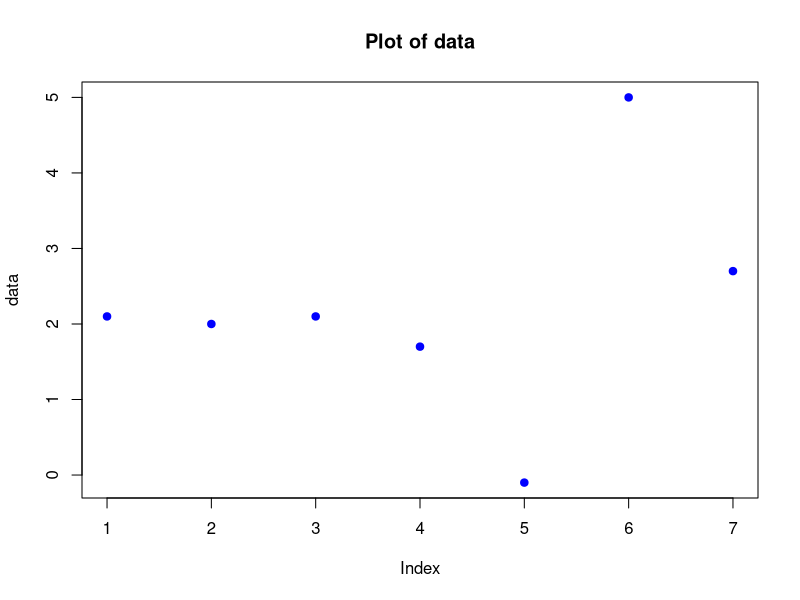
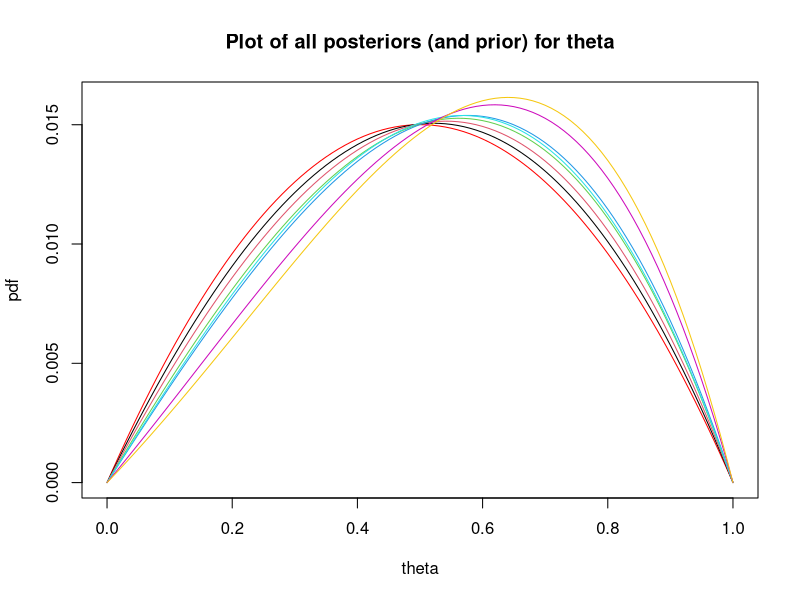
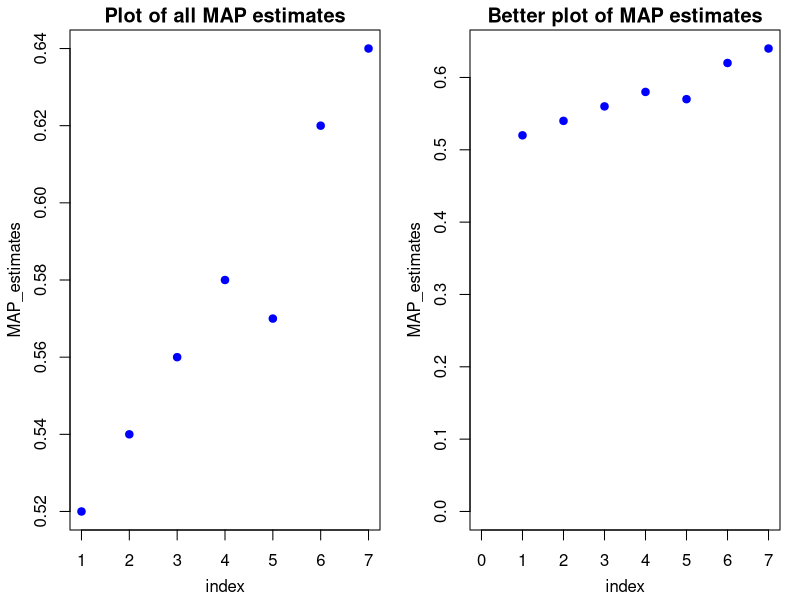
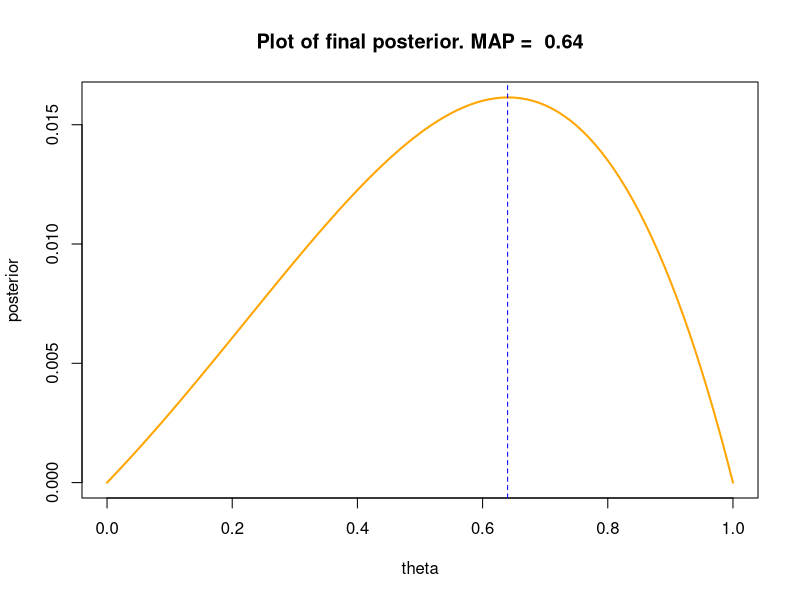

R code for these plots, in order:
#---------------------------------------------------------
# File:   mit18_05_s22_studio6-samplecode.r 
# Authors: Jeremy Orloff and Jennifer French
#
# MIT OpenCourseWare: https://ocw.mit.edu
# 18.05 Introduction to Probability and Statistics
# Spring 2022
# For information about citing these materials or our Terms of Use, visit:
# https://ocw.mit.edu/terms.
#
#---------------------------------------------------------
# Sample code for 18.05 Studio 6
#--------------------------------
# 1. Discretizing continuous distributions
# 2. Bayesian updating
# 3. Maximum a posterior (MAP) estimates of the unknown parameter.

#---------------------------------------
# Suppose we are doing Bayesian updating with the following setup
# Unknown parameter: theta
# Range of theta:   [0, 1]
# Prior on theta:   f(theta) ~ beta(2, 2). (f(theta) = 6*theta*(1-theta))
# Likelihood:       f(x|theta) ~ Normal(mean=theta, variance=9)
# Data:             Given below

# Put the data in an array; find the number of data points.
data = c(2.1, 2, 2.1, 1.7, -0.1, 5, 2.7)
ndata = length(data)

#---------------------------
# 0. Plot the data. It is usually a good idea to simply plot data
plot(data, type='p', pch=19, col='blue', main='Plot of data')
     
#---------------------------
# 1. Discretizing the prior.
# We need a discretization stepsize. We'll use dtheta = 0.01
# First we discretize the range of theta
a = 2
b = 2
theta_min = 0.0
theta_max = 1.0
dtheta = 0.01
discrete_theta_range = seq(theta_min, theta_max, dtheta)

# Discretize the prior.
# Remember: this is a distribution of theta.
# The first array is 'unnormalized' because it doesn't sum to 1
unnormalized_prior = dbeta(discrete_theta_range, a, b)
# To normalize we want sum(prior) = 1
# (Note, for Bayesian updating, is is not necessary to normalize.)
discrete_prior = unnormalized_prior/(sum(unnormalized_prior))

#---------------------------
# 2. Update the prior one data value at a time. Save each posterior.

# Initialize matrix whose jth column will store the posterior distribution after the jth update We will use this to make plots at the end
posterior_mat = matrix(NA, nrow=length(discrete_theta_range), ncol=ndata )

# Update by looping over the data
sigma = 3.0  # This was given to us.
prior = discrete_prior
for (j in 1:ndata) {
  x = data[j]
  # dnorm can take an array of theta and will return an array of density values.
  likelihood = dnorm(x, mean = discrete_theta_range, sd = sigma)
  bayes_numerator = likelihood*prior
  posterior = bayes_numerator/(sum(bayes_numerator))
  posterior_mat[,j] = posterior

  # Make the current posterior the next prior
  prior = posterior
}

# Graph posteriors on one plot
# We start by finding minima and maxima to make sure all the graphs fit on the plot
ymin = 0
ymax = max(posterior_mat, discrete_prior)
# Create an empty plot with the correct ranges
plot_title = "Plot of all posteriors (and prior) for theta"
# Make an empty plot (type='n') setting ranges and labels
plot(c(theta_min, theta_max), c(ymin, ymax), type='n', xlab="theta", ylab="pdf", main = plot_title)
lines(discrete_theta_range, discrete_prior, col='red')
for (j in 1:ndata) {
  #R lets you cycle through its list of colors by using col=j
  lines(discrete_theta_range, posterior_mat[,j], col=j)
}

#---------------------------
# 3.  MAP Estimates
# If we have a posterior distribution for a parameter theta. The maximum a posteriori estimate (MAP estimate) of theta is the value of theta which has the maximum probability.

# Embedded in this section are two other lessons
# (a) How to divide the screen into two plots
# (b) How different choices of axis limits give different impressions of scale.

# Divide the screen into 1 row, 2 columns using parameter mfrow
# (Save the old parameter setting in opar, so we can restore them later)
# While we're changing parameters, we change the margins and place where axis labels are printed using parameter mar and mgp
opar = par(mfrow=c(1,2), mar=c(3.5,3.5,1.5,1), mgp=c(2.3,1,0))

# Find and plot all the MAP estimates
MAP_estimates = rep(0,ndata)
for (j in 1:ndata) {
  # Index of maximum probability
  k = which.max(posterior_mat[,j])
  # Pick theta with that max. probability
  MAP_estimates[j] = discrete_theta_range[k] 
}
plot_title = "Plot of all MAP estimates"
plot(MAP_estimates, type='p', col='blue', pch=19, xlab="index", main=plot_title)

# The plot just made of the map estimates gives a distorted impression of scale. We now make a better plot of all map estimates. This one uses the full y-range 0 to maxy

plot_title = "Better plot of MAP estimates"
maxy = max(MAP_estimates)
# Create an empty plot that uses the full range
plot(c(0,ndata), c(0,maxy), type='n', xlab="index", ylab='MAP_estimates', main=plot_title)
points(MAP_estimates, type='p', col='blue', pch=19)

# Restore the old parameter settings
par(opar)

# Print the final MAP Estimate
print(paste("Final map estimate: ", MAP_estimates[ndata]))

#---------------------------
# 4. Plot the last posterior put a vertical line at its MAP estimate
plot_title = paste("Plot of final posterior. MAP = ", MAP_estimates[ndata])
plot(discrete_theta_range, posterior_mat[,ndata], type='l',col='orange', lwd=2,  xlab='theta', ylab='posterior', main=plot_title)
abline(v=MAP_estimates[ndata], col='blue', lty='dashed')

